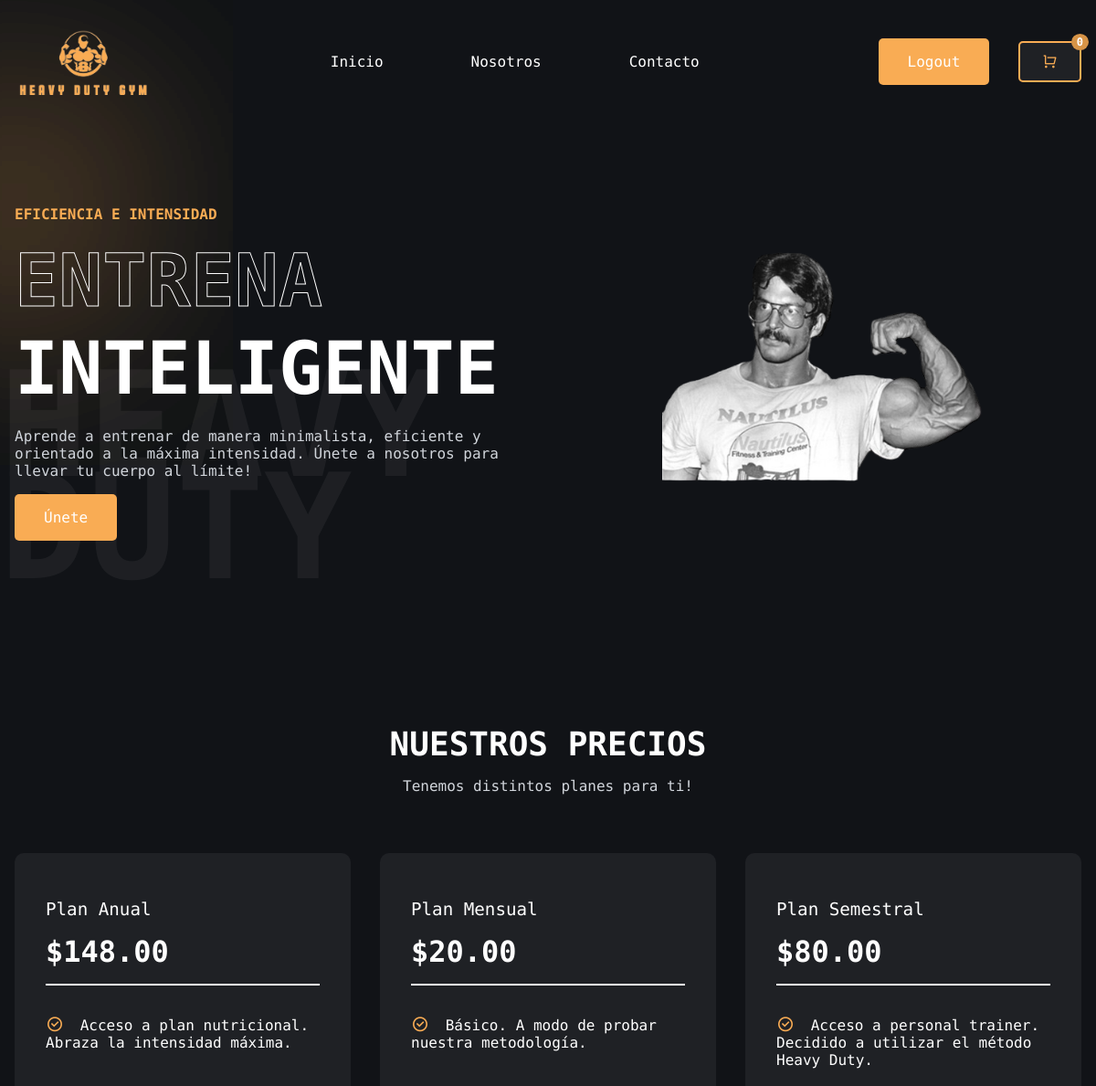
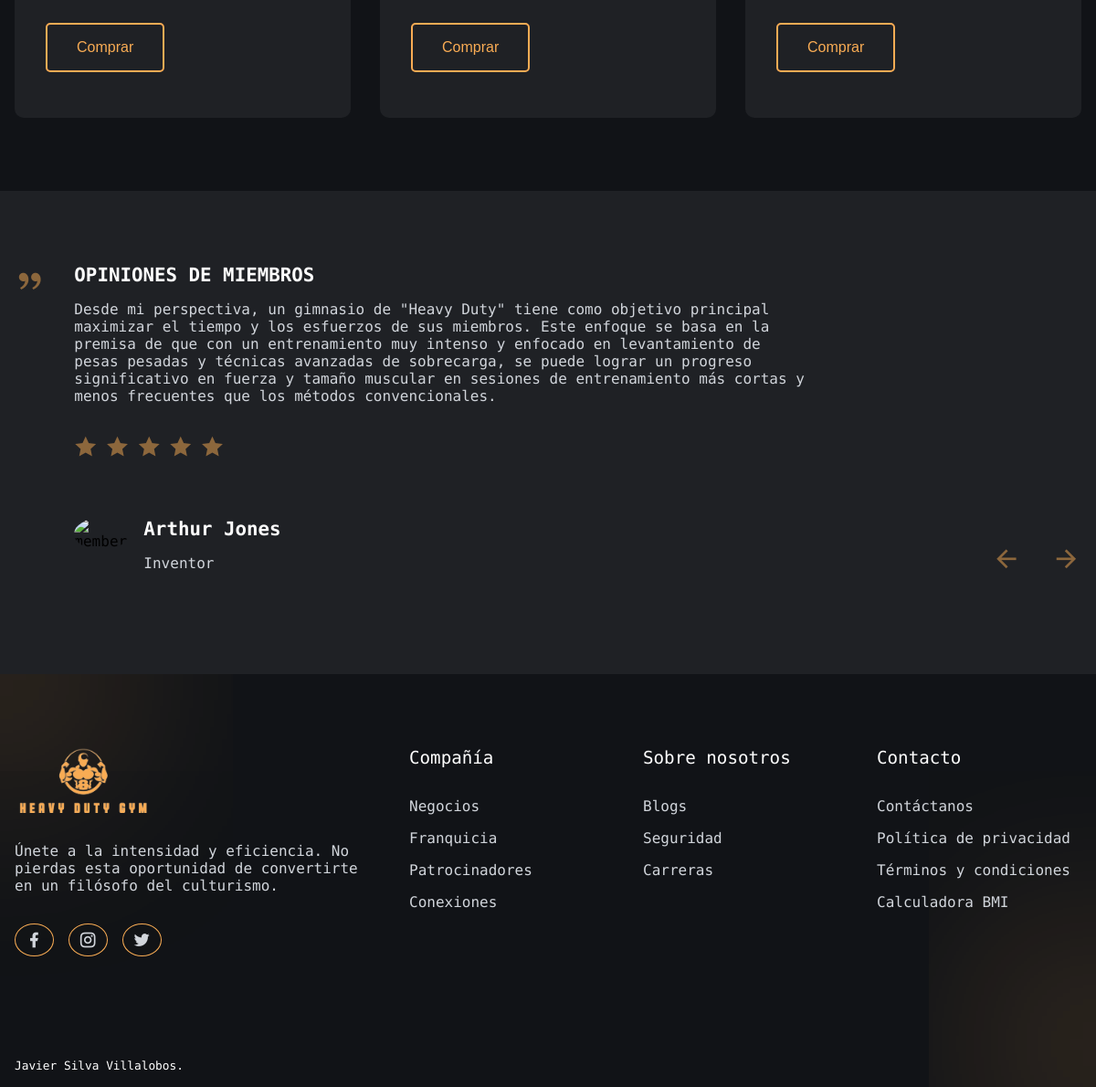
The app's page / (signed in) with its own data (2 pictures, top to bottom).
### main/models.py (models this page shows, shortened)
class Item(models.Model):
    name = models.CharField(max_length=100)
    price = models.DecimalField(max_digits=10, decimal_places=2)
    description = models.TextField()
    class Meta:
        ordering = ['name']

### main/views.py (the view)
# urls.py: path('', views.home, name='home'),
def home(request):
    item_count = 0
    if request.user.is_authenticated:
        cart, created = Cart.objects.get_or_create(user=request.user)
        item_count = cart.cartitem_set.count()
    items = Item.objects.all()
    services = {
        'entrenamiento_personalizado': Item.objects.get(id=1),
        'nutricion_y_dieta': Item.objects.get(id=2),
        'clases_en_grupo': Item.objects.get(id=3)
    }
    return render(request, 'main/index.html', {'items': items, 'item_count': item_count, 'services': services})

### main/templates/main/index.html (shortened to what this page needs)
{% extends 'main/base.html' %}
{% load static %}
{% block content %}
<header class="section__container header__container" role="banner">
    <div class="header__content">
        <h4>EFICIENCIA E INTENSIDAD</h4>
        <h1><span>ENTRENA</span> INTELIGENTE</h1>
        <p>Aprende a entrenar de manera minimalista, eficiente y orientado a la máxima intensidad. Únete a nosotros para llevar tu cuerpo al límite!</p>
        <a href="#" class="btn">Únete</a>
    </div>
    <div class="header__image">
        <img src="{% static 'images/header.png' %}" alt="header">
    </div>
</header>
<section class="section__container price__container" role="region" aria-labelledby="price-header">
    <h2 id="price-header" class="section__header">NUESTROS PRECIOS</h2>
    <p class="section__subheader">Tenemos distintos planes para ti!</p>
    <div class="price__grid">
        {% for item in items %}
        <div class="price__card">
            <div class="price__card__content">
                <h4>{{ item.name }}</h4>
                <h3>${{ item.price|floatformat:2 }}</h3>
                <p>
                    <i class="ri-checkbox-circle-line"></i>
                    {{ item.description }}
                </p>
            </div>
            <form method="post" action="{% url 'add_to_cart' item.id %}">
                <button type="submit" class="btn price__btn">Comprar</button>
            </form>
        </div>
        {% endfor %}
    </div>
</section>
<section class="review" role="region" aria-labelledby="review-header">
    <div class="section__container review__container">
        <span><i class="ri-double-quotes-r"></i></span>
        <div class="review__content">
            <h4 id="review-header">OPINIONES DE MIEMBROS</h4>
            <p>Desde mi perspectiva, un gimnasio de "Heavy Duty" tiene como objetivo principal maximizar el tiempo y los esfuerzos de sus miembros. Este enfoque se basa en la premisa de que con un entrenamiento muy intenso y enfocado en levantamiento de pesas pesadas y técnicas avanzadas de sobrecarga, se puede lograr un progreso significativo en fuerza y tamaño muscular en sesiones de entrenamiento más cortas y menos frecuentes que los métodos convencionales.</p>
            <div class="review__rating">
                <span><i class="ri-star-fill"></i></span>
                <span><i class="ri-star-fill"></i></span>
                <span><i class="ri-star-fill"></i></span>
                <span><i class="ri-star-fill"></i></span>
                <span><i class="ri-star-fill"></i></span>
            </div>
            <div class="review__footer">
                <div class="review__member">
                    <img src="https://upload.wikimedia.org/wikipedia/commons/3/3e/Arthur_Jones_Portrait.jpg" alt="member">
                    <div class="review_member__details">
                        <h4>Arthur Jones</h4>
                        <p>Inventor</p>
                    </div>
                </div>
                <div class="review__nav">
                    <span><i class="ri-arrow-left-line"></i></span>
                    <span><i class="ri-arrow-right-line"></i></span>
                </div>
            </div>
        </div>
    </div>
</section>
{% endblock %}

### main/static/css/styles.css (style rules this page uses)
:root { --primary-color: #111317; --primary-color-light: #1f2125; --primary-color-extra-light: #35373b; --secondary-color: #f9ac54; --secondary-color-dark: #d79447; --text-light: #d1d5db; --white: #ffffff; --max-width: 1200px; }
* { padding: 0; margin: 0; box-sizing: border-box; }
body { font-family: "M PLUS 1 Code", sans-serif; background-color: var(--primary-color); }
.section__container { max-width: var(--max-width); margin: auto; padding: 5rem 1rem; }
.section__header { margin-bottom: 1rem; font-size: 2.25rem; font-weight: 600; text-align: center; color: var(--white); }
.section__subheader { max-width: 600px; margin: auto; text-align: center; color: var(--text-light); }
.btn { padding: 1rem 2rem; outline: none; border: none; font-size: 1rem; color: var(--white); background-color: var(--secondary-color); border-radius: 5px; cursor: pointer; transition: background-color 0.3s; }
img { width: 100%; display: flex; }
a { text-decoration: none; }
.header__container { position: relative; padding-top: 2rem; display: grid; grid-template-columns: repeat(2, 1fr); align-items: center; gap: 2rem; }
.header__container::before { content: "HEAVY DUTY"; position: absolute; bottom: 5rem; right: 20rem; font-size: 10rem; font-weight: 700; line-height: 7rem; color: var(--white); opacity: 0.05; z-index: -1; }
.header__content h4 { margin-bottom: 1rem; font-size: 1rem; font-weight: 600; color: var(--secondary-color); }
.header__content h1 { margin-bottom: 1rem; font-size: 5rem; font-weight: 700; line-height: 6rem; color: var(--white); }
.header__content h1 span { -webkit-text-fill-color: transparent; -webkit-text-stroke: 1px var(--white); }
.header__content p { margin-bottom: 2rem; color: var(--text-light); }
.header__image { position: relative; }
.header__image img { max-width: 350px; margin: auto; }
.price__grid { margin-top: 4rem; display: grid; grid-template-columns: repeat(3, 1fr); gap: 2rem; }
.price__card { padding: 3rem 2rem; display: flex; flex-direction: column; background-color: var(--primary-color-light); border: 2px solid transparent; border-radius: 10px; transition: background-color 0.3s, border-color 0.3s; }
.price__card__content { flex: 1; margin-bottom: 2rem; }
.price__card h4 { margin-bottom: 1rem; font-size: 1.2rem; font-weight: 500; color: var(--white); }
.price__card h3 { padding-bottom: 1rem; margin-bottom: 2rem; font-size: 2rem; font-weight: 600; color: var(--white); border-bottom: 2px solid var(--white); }
.price__card p { margin-bottom: 0.75rem; color: var(--white); }
.price__card p i { margin-right: 0.5rem; font-size: 1.2rem; color: var(--secondary-color); }
.price__btn { color: var(--secondary-color); background-color: transparent; border: 2px solid var(--secondary-color); }
.review { background-color: var(--primary-color-light); }
.review__container { display: flex; gap: 2rem; }
.review__container span { font-size: 2rem; color: var(--secondary-color); opacity: 0.5; }
.review__content { flex: 1; }
.review__content h4 { margin-bottom: 1rem; font-size: 1.3rem; font-weight: 600; color: var(--white); }
.review__content p { max-width: 800px; margin-bottom: 2rem; color: var(--text-light); }
.review__rating span { font-size: 1.5rem; color: var(--secondary-color); }
.review__footer { margin-top: 4rem; display: flex; align-items: center; justify-content: space-between; gap: 2rem; }
.review__member { display: flex; align-items: flex-start; gap: 1rem; }
.review__member img { max-width: 60px; border-radius: 100%; }
.review__nav { display: flex; align-items: center; gap: 2rem; }
.review__nav span { font-size: 2rem; color: var(--secondary-color); cursor: pointer; }

### records on screen
Item: name "Plan Anual", price "148.00", description "Acceso a plan nutricional. Abraza la intensidad máxima."
Item: name "Plan Mensual", price "20.00", description "Básico. A modo de probar nuestra metodología."
Item: name "Plan Semestral", price "80.00", description "Acceso a personal trainer. Decidido a utilizar el método Heavy Duty."

### other values on screen
{{ item_count }} "0"
